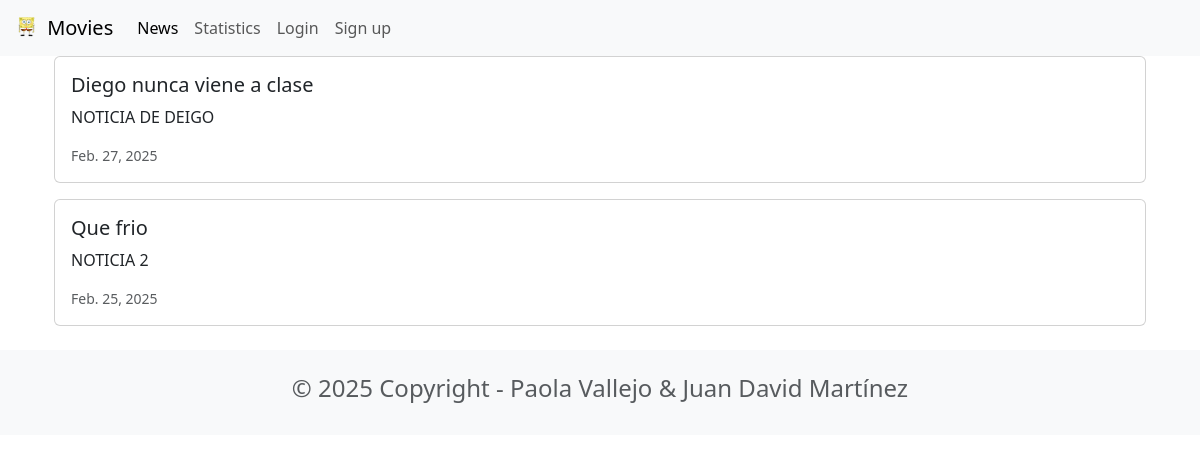
Page /news/ on the committed database.
### news/models.py (models this page shows, shortened)
class News(models.Model):
    headline = models.CharField(max_length = 200)
    body = models.TextField()
    date = models.DateField()

### news/views.py (the view)
# urls.py: path('news/', include('news.urls')),
def news(request):
    newss = News.objects.all().order_by('-date')
    return render(request, 'news.html', {'newss': newss})

### news/templates/news.html
{% extends 'base.html' %}
{% block content %}
<div class = "container">
    {% for news in newss %}
    <div class="card mb-3">
        <div class="row g-0">
            <div class="col-md-8">
                <div class = "card-body">
                <h5 class="card-title">{{ news.headline }}</h5>
                <p class="card-text">{{ news.body }}</p>
                <p class="card-text"><small class="text-muted">{{ news.date }}</small></p>
                </div>
            </div>
        </div>
    </div>
    {% endfor %}
</div>
{% endblock content %}

### rows in the picture
News: headline "Diego nunca viene a clase", body "NOTICIA DE DEIGO", date "Feb. 27, 2025"
News: headline "Que frio", body "NOTICIA 2", date "Feb. 25, 2025"
